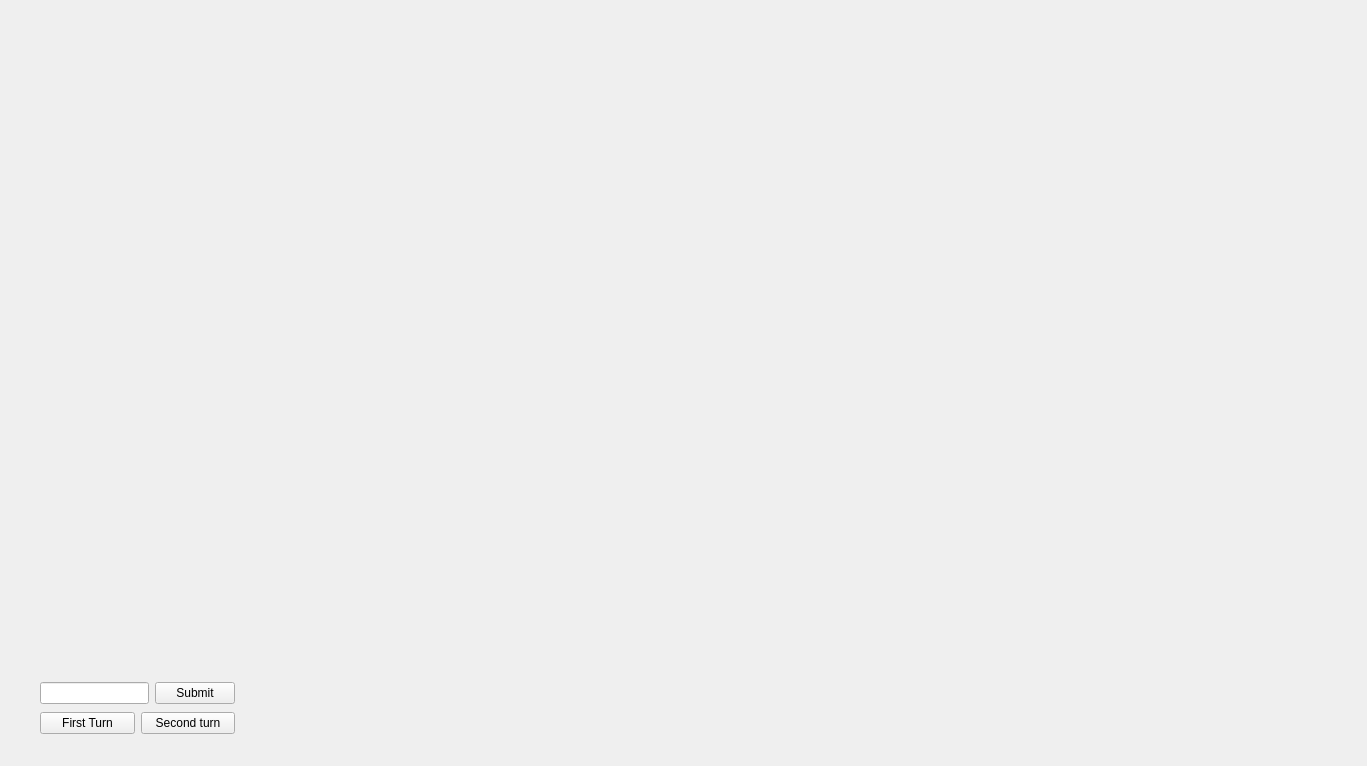
<?xml version="1.0" encoding="UTF-8"?>
<ui version="4.0">
 <class>PlayWindow</class>
 <widget class="QWidget" name="PlayWindow">
  <property name="geometry">
   <rect>
    <x>0</x>
    <y>0</y>
    <width>1367</width>
    <height>766</height>
   </rect>
  </property>
  <property name="minimumSize">
   <size>
    <width>1367</width>
    <height>766</height>
   </size>
  </property>
  <property name="maximumSize">
   <size>
    <width>1367</width>
    <height>766</height>
   </size>
  </property>
  <property name="windowTitle">
   <string>Form</string>
  </property>
  <widget class="QWidget" name="">
   <property name="geometry">
    <rect>
     <x>40</x>
     <y>680</y>
     <width>195</width>
     <height>58</height>
    </rect>
   </property>
   <layout class="QVBoxLayout" name="verticalLayout">
    <item>
     <layout class="QHBoxLayout" name="horizontalLayout">
      <item>
       <widget class="QLineEdit" name="lineEdit"/>
      </item>
      <item>
       <widget class="QPushButton" name="pushButton_3">
        <property name="text">
         <string>Submit</string>
        </property>
       </widget>
      </item>
     </layout>
    </item>
    <item>
     <layout class="QHBoxLayout" name="horizontalLayout_2">
      <item>
       <widget class="QPushButton" name="pushButton">
        <property name="text">
         <string>First Turn</string>
        </property>
       </widget>
      </item>
      <item>
       <widget class="QPushButton" name="pushButton_2">
        <property name="text">
         <string>Second turn</string>
        </property>
       </widget>
      </item>
     </layout>
    </item>
   </layout>
  </widget>
 </widget>
 <resources/>
 <connections/>
</ui>
